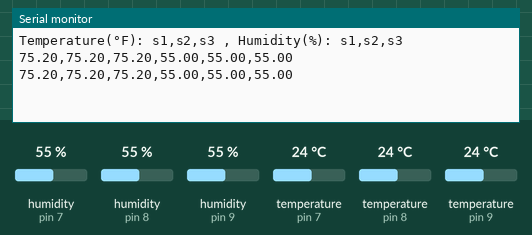
This sketch was run on a simulated Arduino Uno, built with avr-gcc and run on an emulated ATmega328P. Shown: the last lines printed to the serial monitor. Inputs (shaded band) come from the test bench; at power-on: humidity (sensors on pin 7, pin 8, pin 9) 55 %, temperature (sensors on pin 7, pin 8, pin 9) 24 °C.

Above: at 5.8 s.
5.9 s: humidity (sensor on pin 7) set to 22 %
At 10.9 s:
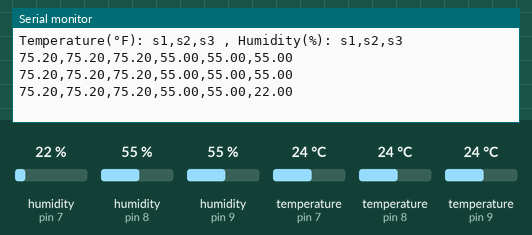
11.9 s: humidity (sensor on pin 8) set to 22 %
At 16.2 s:
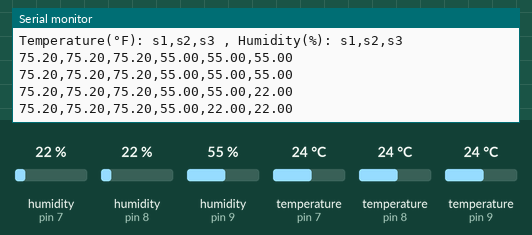
17.9 s: humidity (sensor on pin 9) set to 22 %
At 21.4 s:
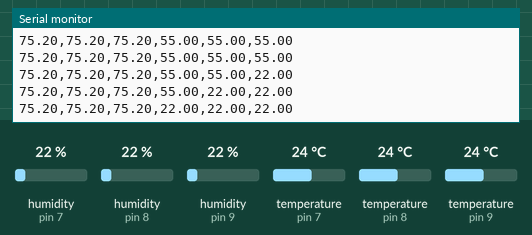
23.9 s: temperature (sensor on pin 7) set to 12 °C
At 26.7 s:
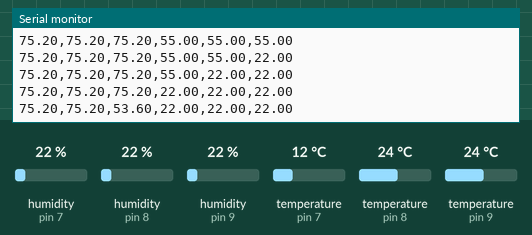
29.9 s: temperature (sensor on pin 8) set to 12 °C
At 32.0 s:
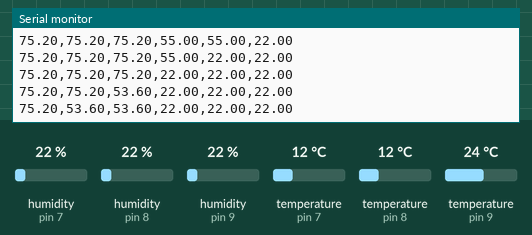
35.9 s: temperature (sensor on pin 9) set to 12 °C
At 41.3 s:
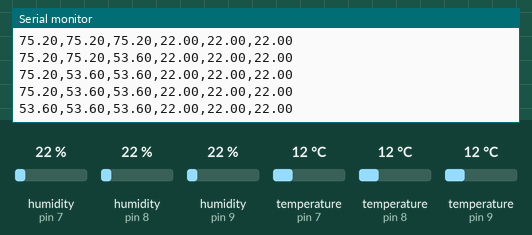

The sketch:

Test.ino
```cpp
#include <DHT.h>
#include <Adafruit_Sensor.h>

#define sensor1Pin 9
#define sensor2Pin 8
#define sensor3Pin 7
#define DHTTYPE DHT11

DHT dht1(sensor1Pin, DHTTYPE);
DHT dht2(sensor2Pin, DHTTYPE);
DHT dht3(sensor3Pin, DHTTYPE);

void setup() {
  pinMode(sensor1Pin, INPUT);
  pinMode(sensor2Pin, INPUT);
  pinMode(sensor3Pin, INPUT);

  dht1.begin();
  dht2.begin();
  dht3.begin();

  Serial.begin(9600);
  Serial.print("Temperature(°F): s1,s2,s3 , Humidity(%): s1,s2,s3\n");
}

void loop() {
  float h1 = dht1.readHumidity();
  float h2 = dht2.readHumidity();
  float h3 = dht3.readHumidity();

  float t1 = dht1.readTemperature(true);
  float t2 = dht2.readTemperature(true);
  float t3 = dht3.readTemperature(true);

  if ( isnan(h1) || isnan(t1) || isnan(h2) || isnan(t2) || isnan(h3) || isnan(t3)) {
    Serial.print("No Data.\n");
    delay(1000);
    return;
  }

  // Print in CSV format
  Serial.print(t1);
  Serial.print(",");
  Serial.print(t2);
  Serial.print(",");
  Serial.print(t3);
  Serial.print(",");

  Serial.print(h1);
  Serial.print(",");
  Serial.print(h2);
  Serial.print(",");
  Serial.print(h3);

  Serial.print("\n");

  delay(5000);
}
```

Measured:
- after the input at 5.9 s, the serial monitor: prints a new line after 4.3 s (image 1)
- after the input at 11.9 s, the serial monitor: prints a new line after 3.4 s (image 2)
- after the input at 17.9 s, the serial monitor: prints a new line after 2.5 s (image 3)
- after the input at 23.9 s, the serial monitor: prints a new line after 1.5 s (image 4)
- after the input at 29.9 s, the serial monitor: prints a new line after 0.61 s (image 5)
- after the input at 35.9 s, the serial monitor: prints a new line after 4.8 s (image 6)
